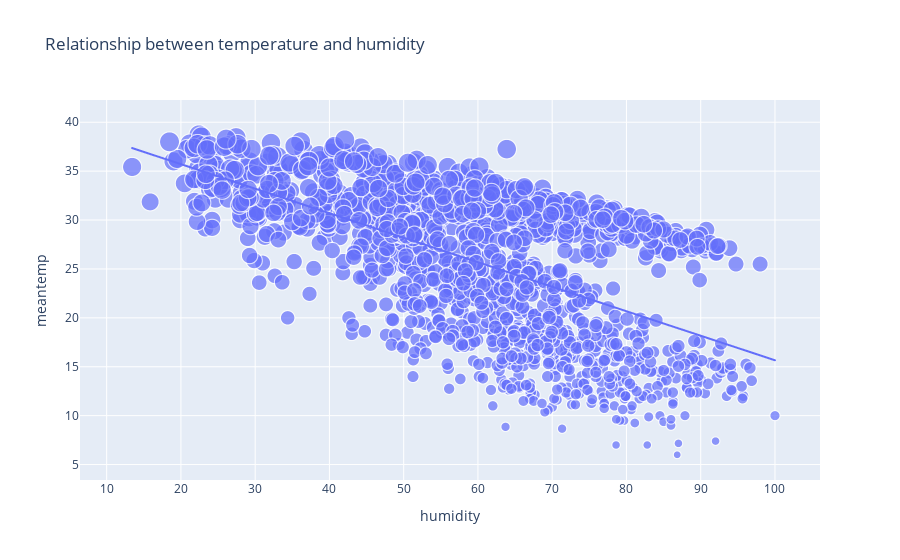

Write notebook code for a chart like this one.
### Code cell
#relationship between temperature and humidity
f=px.scatter(data_frame=data,x="humidity",y="meantemp",size="meantemp",trendline="ols",title="Relationship between temperature and humidity")
f

### Figure 1 — Plotly figure (JSON) as saved in the notebook; plotly's stock layout.template omitted (floating-point values rounded to 4 significant figures; data arrays with more than 128 entries replaced by an {"elided": "..."} marker saying what was removed)
{"data": [{"hovertemplate": "humidity=%{x}<br>meantemp=%{marker.size}<extra></extra>", "legendgroup": "", "marker": {"color": "#636efa", "size": {"elided": "1462 float values"}, "sizemode": "area", "sizeref": 0.09679, "symbol": "circle"}, "mode": "markers", "name": "", "showlegend": false, "type": "scattergl", "x": {"elided": "1462 float values"}, "xaxis": "x", "y": {"elided": "1462 float values"}, "yaxis": "y"}, {"hovertemplate": "<b>OLS trendline</b><br>meantemp = -0.250617 * humidity + 40.7259<br>R<sup>2</sup>=0.327128<br><br>humidity=%{x}<br>meantemp=%{y} <b>(trend)</b><extra></extra>", "legendgroup": "", "marker": {"color": "#636efa", "symbol": "circle"}, "mode": "lines", "name": "", "showlegend": false, "type": "scattergl", "x": {"elided": "1462 float values"}, "xaxis": "x", "y": {"elided": "1462 float values"}, "yaxis": "y"}], "layout": {"legend": {"itemsizing": "constant", "tracegroupgap": 0}, "title": {"text": "Relationship between temperature and humidity"}, "xaxis": {"anchor": "y", "domain": [0, 1], "title": {"text": "humidity"}}, "yaxis": {"anchor": "x", "domain": [0, 1], "title": {"text": "meantemp"}}}}
